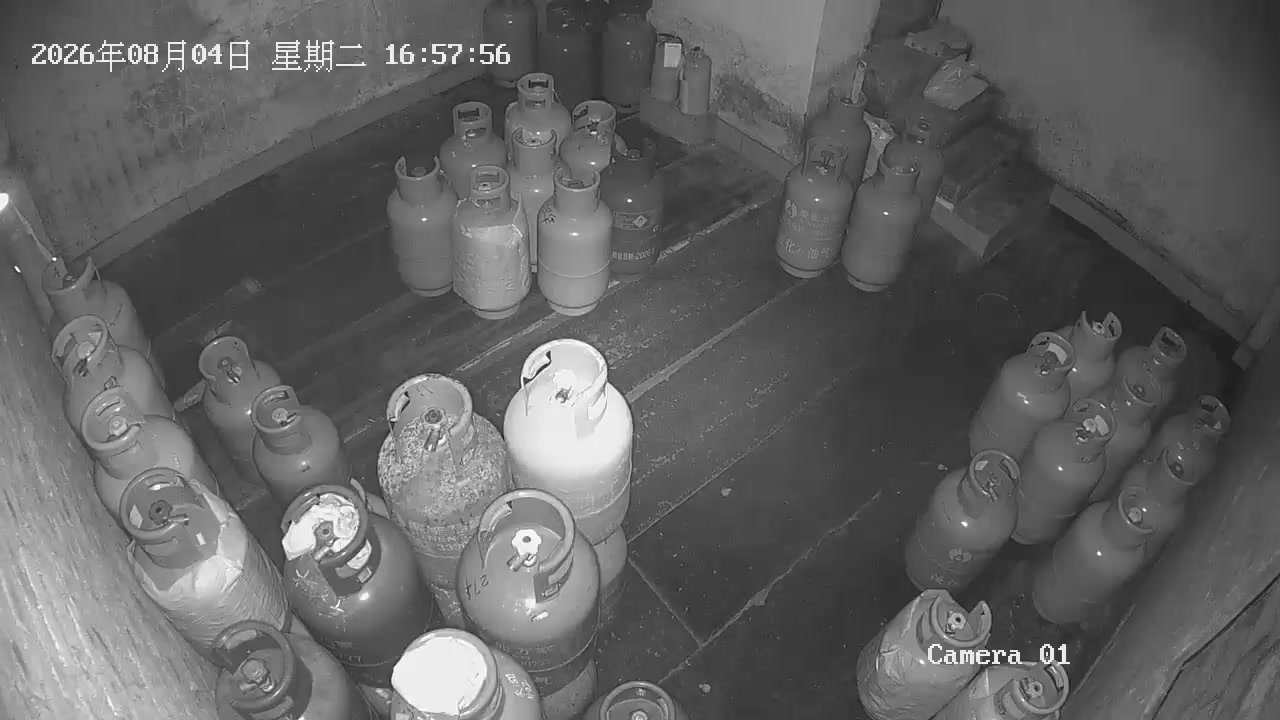
#> input picture models/gas/profiles/camera_01_ir.jpg, 1280 x 720 px; its folder holds only this picture in this run
$ python -i ground_litter_profile_sampling.py   (imports and definitions only)   (older library calls are emulated)
#> lines starting #> are read from the running program, lines starting #| are printed output that depends on the picture; after the words box and inside, x2 and y2 are one past the last pixel; in counts of white or black regions, pixels touching at a corner belong together
#> further down, picture is the input picture: shape (720, 1280, 3); min 16, max 255, mean 97.2
"""A2：有界租约消费、粗采样、质量过滤、配准与外观特征（方案一 §4.1～§4.3、§5）。

三条硬性约束：

1. **消费的是租约**：本模块只接受 ``ManagedRecordingCache`` 发出的 ``Lease``，
   绝不直接打开任意路径，也不负责配额决策。
2. **时间集合先划分再学习**：``partition_recordings`` 在抽样/聚类之前按天把文件分到
   构建集（前五天）、校准集（第六天）与盲测集（第七天）。跨日文件按时间范围划分，
   不做整文件随机分配，避免泄漏。
3. **预览不等于高清**：粗采样产出的小图只用于外观发现与质量筛选；
   合成与噪声阶段必须用来源散列按需重拉高清帧，本模块的 ``HdRequest`` 就是那份清单。
"""
from __future__ import annotations

from dataclasses import dataclass, field
from datetime import datetime, timedelta
from pathlib import Path
import hashlib
import math
import random
import time
from typing import Any, Callable, Iterable, Iterator, Mapping, Sequence

import cv2
import numpy as np

from .ground_litter_profile_bank import (
    BankError, atomic_write_bytes, atomic_write_json, sha256_bytes, sha256_file,
)
from .ground_litter_profile_match import (
    descriptor_arrays, extract_grid_descriptor,
)
from .ground_litter_recording_cache import Lease, ManagedRecordingCache
from .ground_litter_recording_source import RecordingFile, file_looks_like_media

# 粗采样：每个五分钟文件取约 5s / 150s / 295s 与一个可复现随机时刻（§4.2）。
COARSE_FRACTIONS = (0.02, 0.50, 0.98)
PREVIEW_WIDTH = 960
DEFAULT_SEED = 20260920

QUALITY_REASONS = (
    "DECODE_FAILED", "BLACK_FRAME", "OVEREXPOSED", "BLURRY", "DETAIL_LOSS",
    "FRAME_FROZEN", "RESOLUTION_MISMATCH", "CORRUPT",
)


@dataclass(frozen=True, slots=True)
class RecordedFrame:
    frame: np.ndarray
    time_seconds: float
    index: int
    pts: float | None
    source: str = ""
    corrupt: bool = False


@dataclass(frozen=True, slots=True)
class QualityReport:
    usable: bool
    reasons: tuple[str, ...]
    mean_luminance: float
    laplacian_variance: float
    detail_loss_fraction: float
    saturated_fraction: float

    # [8 lines left out: function as_dict, not called in this run]


def frame_quality(
    frame: np.ndarray, *, min_luminance: float = 8.0, max_luminance: float = 247.0,
    min_laplacian_variance: float = 3.0, max_detail_loss_fraction: float = 0.90,
    max_largest_detail_loss: float = 0.95,
) -> QualityReport:
    """单帧质量判定：黑屏/过曝/严重模糊/花屏。

    **不**用「连续几张图一样」单独判冻结——静止场景会被误删（§4.3）；
    冻结必须结合时间戳/码流证据，见 ``detect_frozen``。

    细节丢失只作为诊断报告，且门槛设得极保守：低纹理但正常的机位
    （水泥地、夜间隔热画面）不应该因为「平坦」被整帧丢弃。
    """
#> called with min_luminance = 8, max_luminance = 247, min_laplacian_variance = 3, max_detail_loss_fraction = 0.9, max_largest_detail_loss = 0.95
    reasons: list[str] = []
    if frame is None or frame.size == 0 or frame.ndim != 3:
        return QualityReport(False, ("DECODE_FAILED",), 0.0, 0.0, 1.0, 0.0)
    gray = cv2.cvtColor(frame, cv2.COLOR_BGR2GRAY)
    mean = float(gray.mean())
#> mean = 97.19
    laplacian = float(cv2.Laplacian(gray, cv2.CV_32F).var())
#> laplacian = 412.7
    saturated = float(np.count_nonzero((gray <= 3) | (gray >= 252)) / gray.size)
#> saturated = 0.000296
    detail_fraction, largest = _detail_loss(frame)
    if mean < min_luminance:
        reasons.append("BLACK_FRAME")
    if mean > max_luminance:
        reasons.append("OVEREXPOSED")
    if laplacian < min_laplacian_variance:
        reasons.append("BLURRY")
    if detail_fraction > max_detail_loss_fraction and largest > max_largest_detail_loss:
        reasons.append("DETAIL_LOSS")
    return QualityReport(
        usable=not reasons, reasons=tuple(reasons), mean_luminance=mean,
        laplacian_variance=laplacian, detail_loss_fraction=detail_fraction,
        saturated_fraction=saturated,
    )


def _detail_loss(frame: np.ndarray) -> tuple[float, float]:
    """花屏/整块细节丢失判据（单帧可判定部分）。

    ``ground_litter_quality.DetailLossGuard`` 的用途是影子试点里与**参考图**比较，
    构造时需要参考图；这里只有单帧，因此做保守的局部平坦度统计：
    连续纯色/灰块占比。宁可漏判，也不误删合法静止场景。
    """
    if frame is None or frame.ndim != 3 or frame.size == 0:
        return 0.0, 0.0
    gray = cv2.cvtColor(frame, cv2.COLOR_BGR2GRAY).astype(np.float32)
    mean = cv2.blur(gray, (9, 9))
    square = cv2.blur(gray * gray, (9, 9))
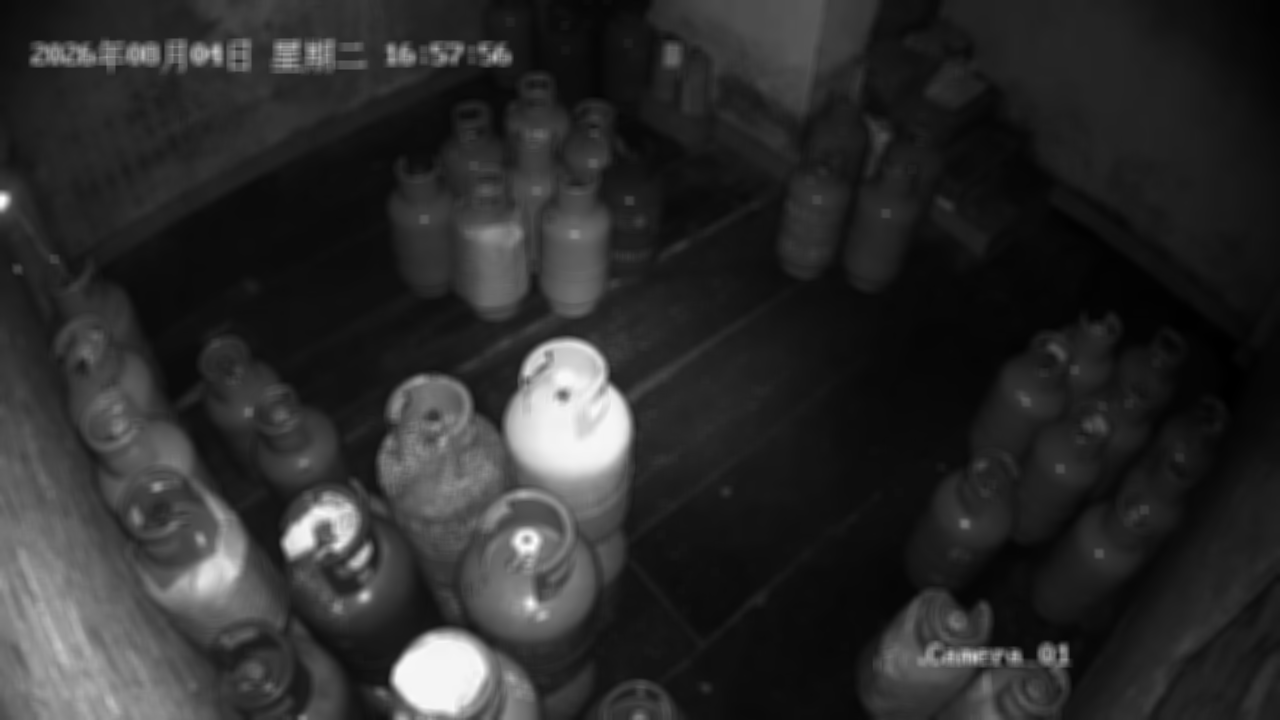
#> square: shape (720, 1280) float32; min 950.4, max 58405.5, mean 11022.2; drawn with min black and max white
    std = np.sqrt(np.maximum(square - mean * mean, 0.0))
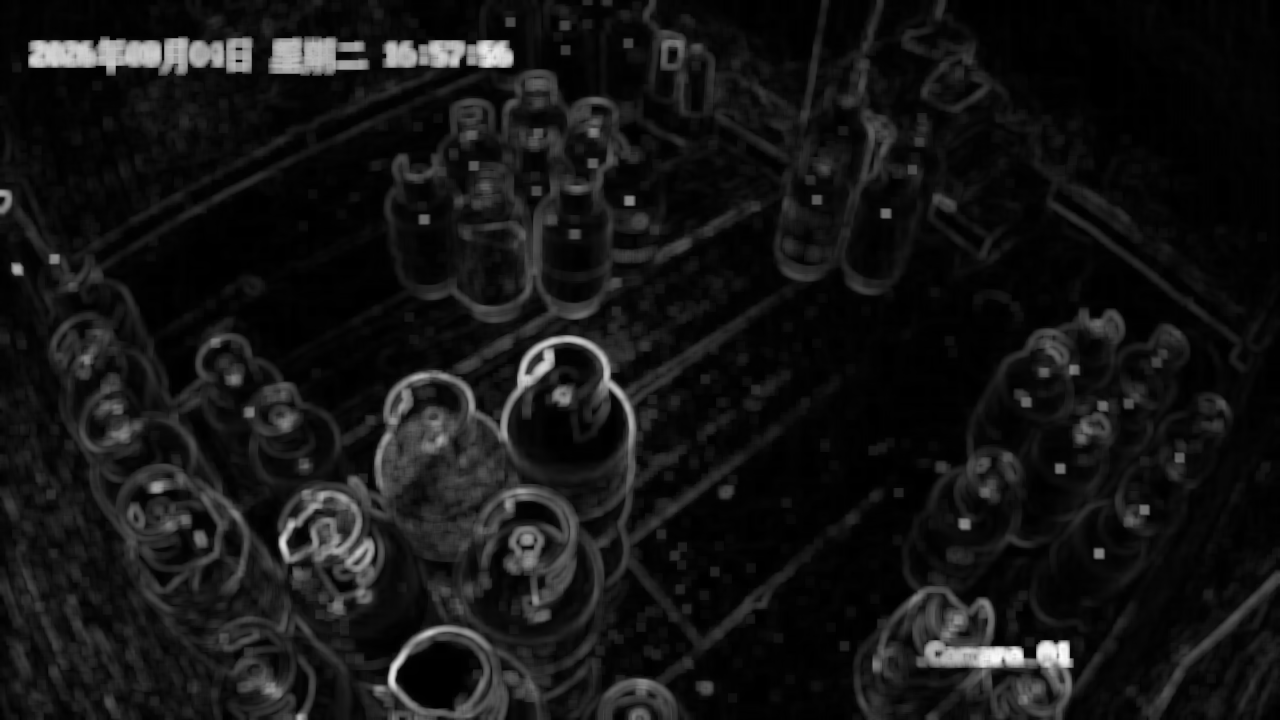
#> std: shape (720, 1280) float32; min 0, max 89.02, mean 7.5; drawn with min black and max white
    flat = (std < 0.5).astype(np.uint8)
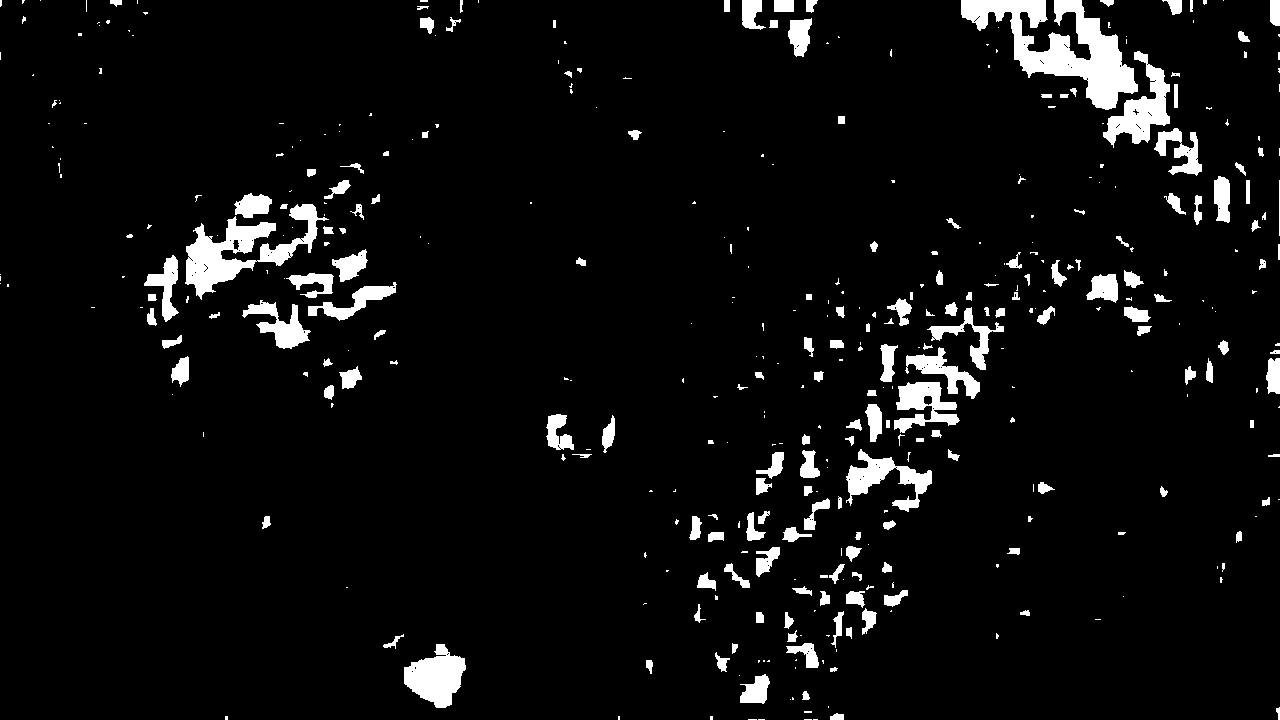
#> flat: shape (720, 1280); values 0 (black) and 1 (white), 5.5% white; 411 white regions (226 under 20 px), largest, box (x1, y1, x2, y2) and area: (961, 0, 1138, 110) 7627, (185, 204, 329, 300) 4571, (1103, 51, 1170, 148) 2497
    flat = cv2.morphologyEx(flat, cv2.MORPH_CLOSE, np.ones((9, 9), np.uint8))
#> flat: shape (720, 1280); values 0 (black) and 1 (white), 6.8% white; 271 white regions (142 under 20 px), largest, box (x1, y1, x2, y2) and area: (961, 0, 1202, 176) 13899, (140, 193, 346, 326) 8496, (845, 292, 1005, 446) 7806
    count, _labels, stats, _ = cv2.connectedComponentsWithStats(flat, 8)
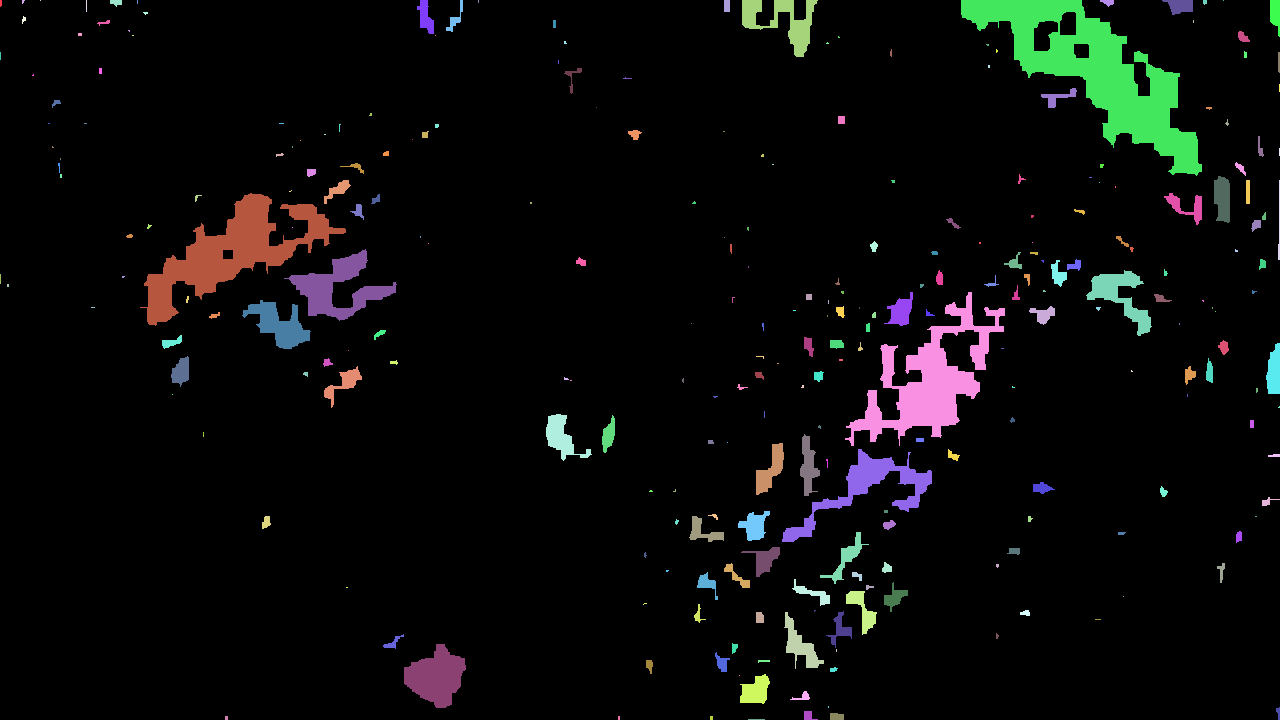
#> _labels: shape (720, 1280) int32; 272 distinct labels, from 0 to 271; one colour per label, 0 black
#> count = 272; stats = 272 rows, first 6: [0, 0, 1280, 720, 858941], [0, 0, 2, 7, 13], [22, 0, 3, 4, 8], [40, 0, 1, 1, 1], [86, 0, 1, 12, 12], [110, 0, 12, 7, 59]
    fraction = float(np.count_nonzero(flat)) / float(flat.size)
#> fraction = 0.068
    largest = 0.0
    for index in range(1, count):
        largest = max(largest, float(stats[index, cv2.CC_STAT_AREA]) / float(flat.size))
#> this loop made 271 passes
#> largest on passes 1 to 3: 1.41e-05, 1.41e-05, 1.41e-05
    return fraction, largest


# [17 lines that did not run here, left out]


@dataclass(frozen=True, slots=True)
class RecordingFrameStamp:
    time_seconds: float
    pixel_sha256: str


# --------------------------------------------------------------------------- #
# 解码
# --------------------------------------------------------------------------- #


@dataclass(frozen=True, slots=True)
class ProbeResult:
    ok: bool
    width: int = 0
    height: int = 0
    duration_seconds: float = 0.0
    frame_count: int = 0
    codec: str = ""
    container: str = ""
    decode_seconds: float = 0.0
    error: str = ""


# [44 lines left out: function probe_recording, not called in this run]


class SequentialFrameReader:
    """按时间顺序解码，避免为多个时间点反复 seek。

    文档明确要求：优先同文件一次取完所需时间点；PS 的 seek 成本必须实测。
    ``seek_points`` 非空时使用 seek 模式，并把实测 seek 耗时计入 ``seek_seconds``。
    """

    # [249 lines left out: functions __init__, iter_frames, sample_at, probe_seek, sample_with_seek, coarse_sample_offsets and 1 more, not called in this run]


# --------------------------------------------------------------------------- #
# 时间集合划分（先划分，后学习）
# --------------------------------------------------------------------------- #


@dataclass(frozen=True, slots=True)
class TimePartition:
    build: str
    calibration: str
    blind: str

    def as_dict(self) -> dict[str, Any]:
        return {"build": self.build, "calibration": self.calibration, "blind": self.blind}


# [15 lines left out: functions parse_day, parse_seconds, not called in this run]


@dataclass(frozen=True, slots=True)
class EligibleWindow:
    """一个录像文件在任务半开区间 ``[start_time, end_time)`` 内的可用窗口。

    文件身份保留（fileId 不变），但只有与任务区间相交的那一段允许被采样。
    例如 09-13 23:58~09-14 00:03 的文件在任务从 09-14 00:00 开始时，
    只有后 3 分钟可用，且这些帧属于 09-14。
    """

    file_id: str
    record_start: str
    record_end: str
    eligible_start_seconds: float
    eligible_end_seconds: float
    effective_start_time: str
    effective_end_time: str
    intersection_seconds: float
    exclusion_reason: str | None = None

    # [21 lines left out: functions usable, as_dict, not called in this run]


def format_seconds(value: float) -> str:
    return datetime.fromtimestamp(value).strftime("%Y-%m-%d %H:%M:%S")


# [142 lines left out: functions eligible_window, full_file_window, filter_eligible_files, partition_recordings, cross_day_files, not called in this run]


# --------------------------------------------------------------------------- #
# 配准到共同画布
# --------------------------------------------------------------------------- #


@dataclass(slots=True)
class CanvasRegistrar:
    """小抖动配准到共同画布；明显转动/变焦时拒绝该帧（不自动跨机位迁移 ROI）。"""

    reference: np.ndarray
    overlay_exclude_zones: Sequence[Sequence[Sequence[float]]] = ()
    max_reprojection_median_px: float = 2.0
    min_inliers: int = 20
    min_matches: int = 24

    # [74 lines left out: functions register, _identity, not called in this run]


# --------------------------------------------------------------------------- #
# 外观样本
# --------------------------------------------------------------------------- #


@dataclass(frozen=True, slots=True)
class AppearanceSample:
    identity_key: str
    file_id: str
    record_start: str
    offset_seconds: float
    frame_time_seconds: float
    time_block: str
    day: str
    preview: np.ndarray
    descriptor: dict[str, np.ndarray]
    quality: dict[str, Any]
    registration: dict[str, Any]
    # 已配准到共同画布的分析尺寸高清帧。合成阶段必须用它，不能用小图放大。
    aligned_full: np.ndarray | None = None

    # [17 lines left out: function as_dict, not called in this run]


TIME_BLOCK_SECONDS = 10


# [18 lines left out: functions time_block_key, preview_image, not called in this run]


class BoundedPreviewSampler:
    """在租约内做粗采样；产出预览/特征/质量并生成后续高清需求清单。

    下载与配额由调用方（缓存）负责；这里只使用 ``lease.path``。
    """

    # [270 lines left out: functions __init__, sample_file, release_after_preview, write_canvas_reference, load_canvas_reference, build_hd_plan and 1 more, not called in this run]


__all__ = [
    "AppearanceSample", "BoundedPreviewSampler", "COARSE_FRACTIONS",
    "CanvasRegistrar", "DEFAULT_SEED", "PREVIEW_WIDTH", "ProbeResult",
    "QUALITY_REASONS", "QualityReport", "RecordedFrame", "RecordingFrameStamp",
    "SequentialFrameReader", "TimePartition", "build_hd_plan",
    "coarse_sample_offsets", "cross_day_files", "densify_offsets", "detect_frozen",
    "frame_quality", "load_canvas_reference", "parse_day", "parse_seconds",
    "partition_recordings", "preview_image", "probe_recording",
    "summarise_sampling_quality", "time_block_key", "write_canvas_reference",
]

>>> import cv2
>>> picture = cv2.imread('../models/gas/profiles/camera_01_ir.jpg')
>>> result = frame_quality(picture)
#> in frame_quality, `detail_fraction, largest = _detail_loss(frame)`: largest = 0.0151
